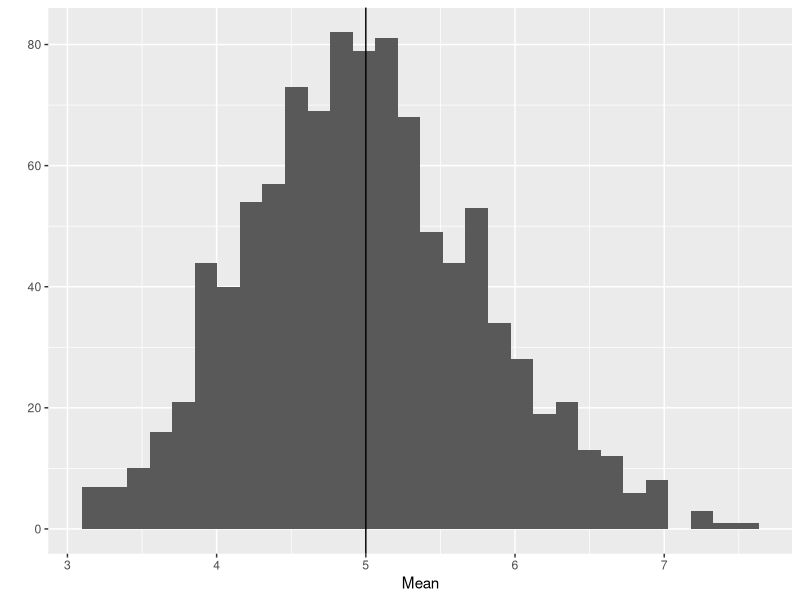
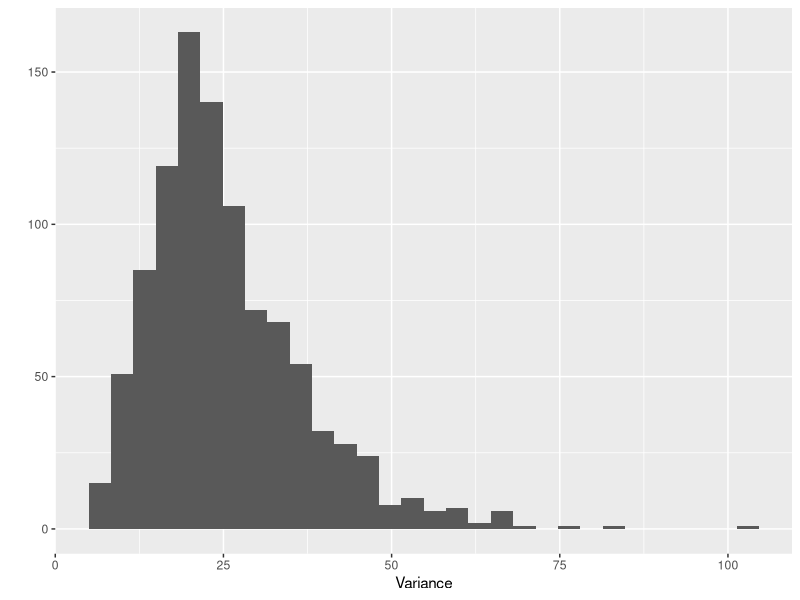

These charts were generated, in order, by the following R code:
## ---- chunk 1
library(ggplot2)

set.seed(1)

Mean <- NULL

for(i in 1:1000)
     {
     Mean <- c(Mean, mean(rexp(40, 0.2)))
     }

qplot(Mean) + geom_vline(xintercept = 1/0.2)
## ---- chunk 2
Variance <- NULL

for(i in 1:1000)
     {
     Variance <- c(Variance, var(rexp(40,0.2)))
     }

qplot(Variance)
